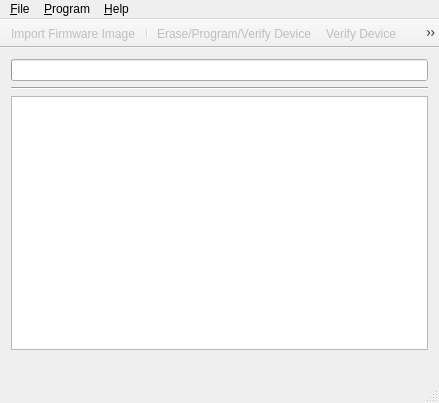
<?xml version="1.0" encoding="UTF-8"?>
<ui version="4.0">
 <class>MainWindowClass</class>
 <widget class="QMainWindow" name="MainWindowClass">
  <property name="geometry">
   <rect>
    <x>0</x>
    <y>0</y>
    <width>439</width>
    <height>403</height>
   </rect>
  </property>
  <property name="sizePolicy">
   <sizepolicy hsizetype="Expanding" vsizetype="Expanding">
    <horstretch>0</horstretch>
    <verstretch>0</verstretch>
   </sizepolicy>
  </property>
  <property name="windowTitle">
   <string notr="true">USB HID Bootloader</string>
  </property>
  <property name="windowIcon">
   <iconset resource="resources.qrc">
    <normaloff>:/MainWindow/img/cendit-logo.png</normaloff>:/MainWindow/img/cendit-logo.png</iconset>
  </property>
  <widget class="QWidget" name="centralWidget">
   <layout class="QGridLayout" name="gridLayout">
    <item row="0" column="0">
     <widget class="QProgressBar" name="progressBar">
      <property name="value">
       <number>0</number>
      </property>
      <property name="textVisible">
       <bool>false</bool>
      </property>
     </widget>
    </item>
    <item row="1" column="0">
     <widget class="Line" name="line">
      <property name="orientation">
       <enum>Qt::Horizontal</enum>
      </property>
     </widget>
    </item>
    <item row="2" column="0">
     <widget class="QPlainTextEdit" name="plainTextEdit">
      <property name="minimumSize">
       <size>
        <width>350</width>
        <height>0</height>
       </size>
      </property>
      <property name="readOnly">
       <bool>true</bool>
      </property>
     </widget>
    </item>
    <item row="3" column="0">
     <widget class="QLabel" name="label">
      <property name="text">
       <string/>
      </property>
      <property name="pixmap">
       <pixmap resource="resources.qrc">:/MainWindow/img/cendit-logo.png</pixmap>
      </property>
     </widget>
    </item>
   </layout>
  </widget>
  <widget class="QMenuBar" name="menuBar">
   <property name="geometry">
    <rect>
     <x>0</x>
     <y>0</y>
     <width>439</width>
     <height>20</height>
    </rect>
   </property>
   <widget class="QMenu" name="menuFile">
    <property name="title">
     <string>&amp;File</string>
    </property>
    <addaction name="actionOpen"/>
    <addaction name="separator"/>
    <addaction name="actionExit"/>
   </widget>
   <widget class="QMenu" name="menuProgrammer">
    <property name="title">
     <string>&amp;Program</string>
    </property>
    <addaction name="separator"/>
    <addaction name="actionWrite_Device"/>
    <addaction name="action_Verify_Device"/>
    <addaction name="actionErase_Device"/>
    <addaction name="actionBlank_Check"/>
    <addaction name="actionReset_Device"/>
    <addaction name="separator"/>
    <addaction name="action_Settings"/>
   </widget>
   <widget class="QMenu" name="menu_Help">
    <property name="title">
     <string>&amp;Help</string>
    </property>
    <addaction name="action_About"/>
   </widget>
   <addaction name="menuFile"/>
   <addaction name="menuProgrammer"/>
   <addaction name="menu_Help"/>
  </widget>
  <widget class="QStatusBar" name="statusBar"/>
  <widget class="QToolBar" name="mainToolBar">
   <property name="windowTitle">
    <string>Display Toolbar</string>
   </property>
   <property name="movable">
    <bool>false</bool>
   </property>
   <property name="floatable">
    <bool>false</bool>
   </property>
   <attribute name="toolBarArea">
    <enum>TopToolBarArea</enum>
   </attribute>
   <attribute name="toolBarBreak">
    <bool>false</bool>
   </attribute>
   <addaction name="actionOpen"/>
   <addaction name="separator"/>
   <addaction name="actionWrite_Device"/>
   <addaction name="action_Verify_Device"/>
   <addaction name="actionErase_Device"/>
   <addaction name="actionBlank_Check"/>
   <addaction name="actionReset_Device"/>
  </widget>
  <action name="actionOpen">
   <property name="enabled">
    <bool>false</bool>
   </property>
   <property name="icon">
    <iconset resource="resources.qrc">
     <normaloff>:/MainWindow/img/open.png</normaloff>:/MainWindow/img/open.png</iconset>
   </property>
   <property name="text">
    <string>&amp;Import Firmware Image</string>
   </property>
   <property name="toolTip">
    <string>Import Firmware Image</string>
   </property>
   <property name="shortcut">
    <string>Ctrl+O</string>
   </property>
  </action>
  <action name="actionExit">
   <property name="text">
    <string>E&amp;xit</string>
   </property>
   <property name="shortcut">
    <string>Ctrl+Q</string>
   </property>
  </action>
  <action name="actionWrite_Device">
   <property name="enabled">
    <bool>false</bool>
   </property>
   <property name="icon">
    <iconset resource="resources.qrc">
     <normaloff>:/MainWindow/img/writetqfp.png</normaloff>:/MainWindow/img/writetqfp.png</iconset>
   </property>
   <property name="text">
    <string>Erase/Program/Verify Device</string>
   </property>
  </action>
  <action name="actionErase_Device">
   <property name="enabled">
    <bool>false</bool>
   </property>
   <property name="icon">
    <iconset resource="resources.qrc">
     <normaloff>:/MainWindow/img/erasetqfp.png</normaloff>:/MainWindow/img/erasetqfp.png</iconset>
   </property>
   <property name="text">
    <string>Erase Device</string>
   </property>
   <property name="visible">
    <bool>false</bool>
   </property>
  </action>
  <action name="action_About">
   <property name="icon">
    <iconset resource="resources.qrc">
     <normaloff>:/MainWindow/img/help.png</normaloff>:/MainWindow/img/help.png</iconset>
   </property>
   <property name="text">
    <string>&amp;About</string>
   </property>
  </action>
  <action name="action_Verify_Device">
   <property name="enabled">
    <bool>false</bool>
   </property>
   <property name="icon">
    <iconset resource="resources.qrc">
     <normaloff>:/MainWindow/img/verify.png</normaloff>:/MainWindow/img/verify.png</iconset>
   </property>
   <property name="text">
    <string>&amp;Verify Device</string>
   </property>
   <property name="visible">
    <bool>false</bool>
   </property>
  </action>
  <action name="action_Settings">
   <property name="enabled">
    <bool>false</bool>
   </property>
   <property name="text">
    <string>&amp;Settings...</string>
   </property>
  </action>
  <action name="actionReset_Device">
   <property name="enabled">
    <bool>false</bool>
   </property>
   <property name="icon">
    <iconset resource="resources.qrc">
     <normaloff>:/MainWindow/img/Reset.png</normaloff>:/MainWindow/img/Reset.png</iconset>
   </property>
   <property name="text">
    <string>Reset Device</string>
   </property>
  </action>
  <action name="actionBlank_Check">
   <property name="enabled">
    <bool>false</bool>
   </property>
   <property name="icon">
    <iconset resource="resources.qrc">
     <normaloff>:/MainWindow/img/BlankCheck.png</normaloff>:/MainWindow/img/BlankCheck.png</iconset>
   </property>
   <property name="text">
    <string>Blank Check</string>
   </property>
   <property name="visible">
    <bool>false</bool>
   </property>
  </action>
 </widget>
 <layoutdefault spacing="6" margin="11"/>
 <resources>
  <include location="resources.qrc"/>
 </resources>
 <connections/>
</ui>
